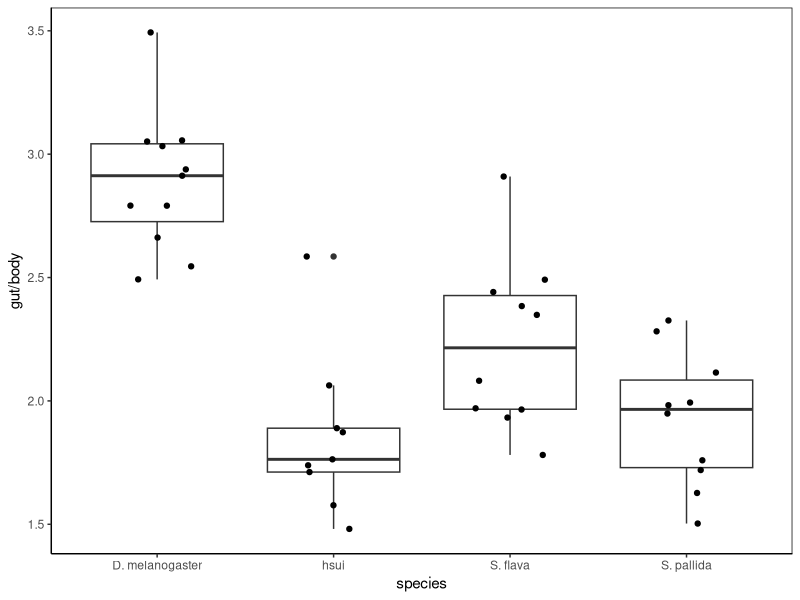
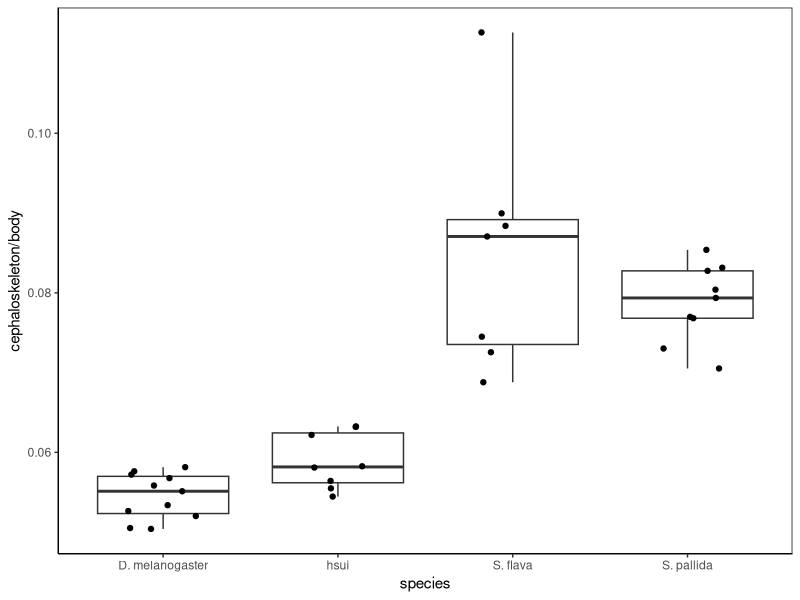
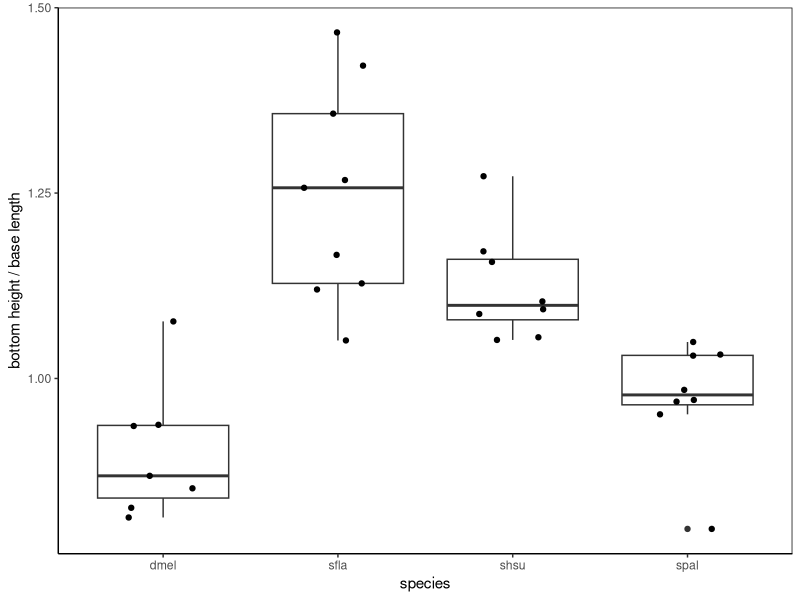
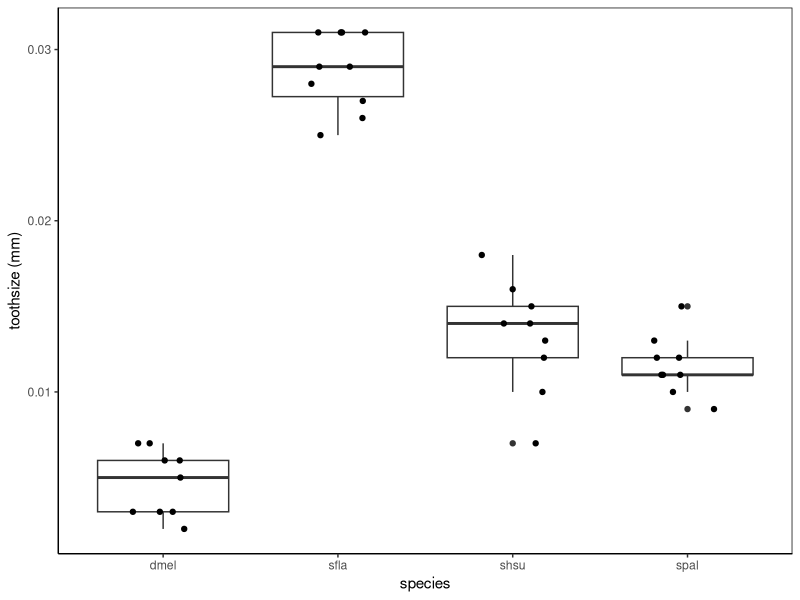

R code for these plots, in order:
library(ggplot2)
library(tidyverse)
library(dbplyr)

getwd()

setwd("/Users/jessicaaguilar/Desktop/Temporary.data.folder")

data <- read.csv('gut_mouthhook_cleaned_2022.02.22.csv')


shape_data<- read.csv("mouthookshape_area_2022.03.23.csv")


data2 <-
  mutate(data,
         gut_body = gut/body,
         skeleton_body = skeleton/body
  )

#plots for mouthhook and gut sizes, shapes 


##gut length / body

gut.plot <- ggplot(data = data2) +
  theme_classic() +
  geom_boxplot(aes(x= species, y= gut_body)) +
  theme(panel.border = element_rect(linetype = "solid", fill = NA)) +
  ylab("gut/body") +
  xlab("species") +
  geom_point(aes(x= species, y= gut_body), position = position_jitter(w = 0.2, h = 0))

gut.plot

gut.aov <- aov(gut_body ~ species, data = data2)
summary(gut.aov)
TukeyHSD(gut.aov)

##cephaloskeleton/body 

skeleton.plot <- ggplot(data = data2) +
  theme_classic() +
  geom_boxplot(aes(x= species, y= skeleton_body)) +
  theme(panel.border = element_rect(linetype = "solid", fill = NA)) +
  ylab("cephaloskeleton/body") +
  xlab("species") +
  geom_point(aes(x= species, y= skeleton_body), position = position_jitter(w = 0.2, h = 0))

skeleton.plot

skeleton.aov <- aov(skeleton_body ~ species, data = data2)
summary(skeleton.aov)
TukeyHSD(skeleton.aov)

##mouthhook height/ length

mh_base_ratio.plot <- ggplot(data = shape_data) +
  theme_classic() +
  geom_boxplot(aes(x= species, y= bottomlength_baseheight_ratio)) +
  theme(panel.border = element_rect(linetype = "solid", fill = NA)) +
  ylab("bottom height / base length") +
  xlab("species") +
  geom_point(aes(x= species, y= bottomlength_baseheight_ratio), position = position_jitter(w = 0.2, h = 0))

mh_base_ratio.plot


mh_base_ratio.aov <- aov(bottomlength_baseheight_ratio ~ species, data = shape_data)
summary(mh_base_ratio.aov)
TukeyHSD(mh_base_ratio.aov)



##toothsize 

toothsize.plot <- ggplot(data = shape_data) +
  theme_classic() +
  geom_boxplot(aes(x= species, y= tooth_size)) +
  theme(panel.border = element_rect(linetype = "solid", fill = NA)) +
  ylab("toothsize (mm)") +
  xlab("species") +
  geom_point(aes(x= species, y= tooth_size), position = position_jitter(w = 0.2, h = 0))

toothsize.plot

toothsize.aov <- aov(tooth_size ~ species, data = shape_data)
summary(toothsize.aov)
TukeyHSD(toothsize.aov)
